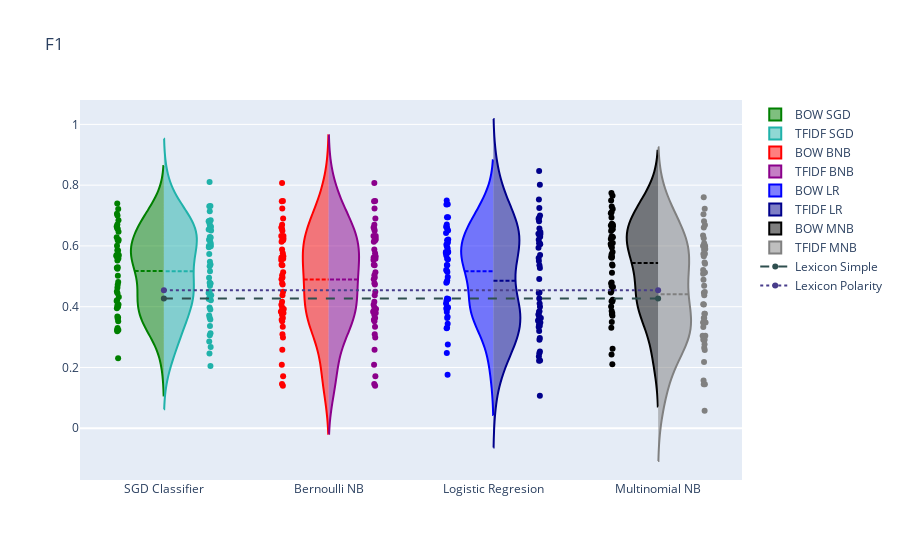

The cell this chart's notebook holds for it:
### Code cell
plots_metrics(f1_BOW_SGD, f1_TFIDF_SGD, f1_BOW_BNB, f1_TFIDF_BNB, f1_BOW_LR, f1_TFIDF_LR,
                 f1_BOW_MNB, f1_TFIDF_MNB, "F1",0.4269,0.4539)
